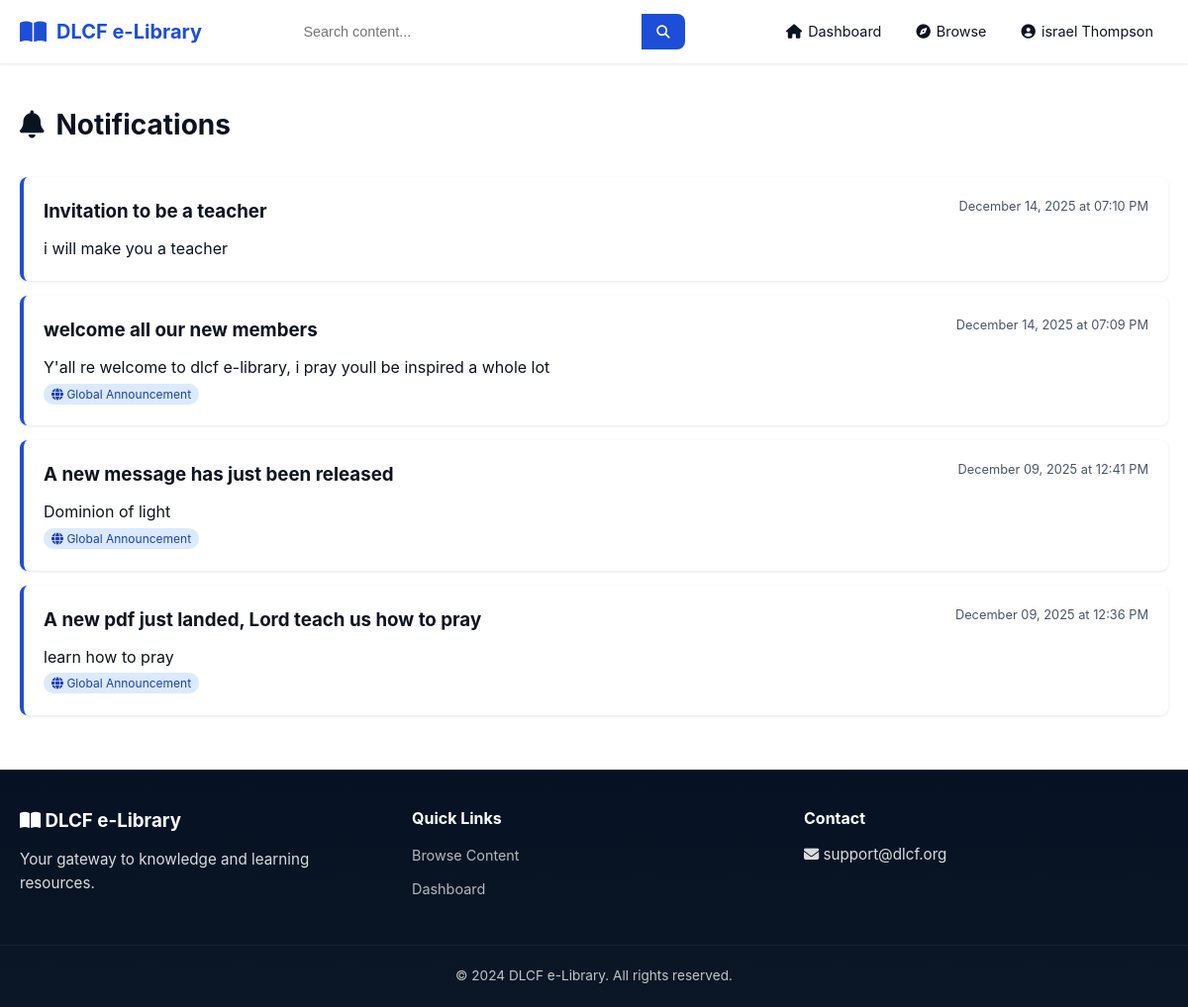
Screenshot of /notifications (signed in) with the database file from the repository.
### models.py (models this page shows, shortened)
class User(UserMixin, db.Model):
    id = db.Column(db.Integer, primary_key=True)
    name = db.Column(db.String(100), nullable=False)
    email = db.Column(db.String(120), unique=True, nullable=False)
    password_hash = db.Column(db.String(255), nullable=False)
    role = db.Column(db.String(20), default='student')
    bio = db.Column(db.Text)
    profile_photo = db.Column(db.String(255))
    created_at = db.Column(db.DateTime, default=datetime.utcnow)
    is_active = db.Column(db.Boolean, default=True)
    contents = db.relationship('Content', backref='uploader', lazy='dynamic')
    activities = db.relationship('ActivityLog', backref='user', lazy='dynamic')
    notifications = db.relationship('Notification', backref='recipient', lazy='dynamic')
    def is_admin(self):
        return self.role == 'admin'
    def can_upload(self):
        return self.role in ['admin', 'teacher']

class Notification(db.Model):
    id = db.Column(db.Integer, primary_key=True)
    title = db.Column(db.String(200), nullable=False)
    message = db.Column(db.Text, nullable=False)
    recipient_id = db.Column(db.Integer, db.ForeignKey('user.id'))
    is_global = db.Column(db.Boolean, default=False)
    is_read = db.Column(db.Boolean, default=False)
    created_at = db.Column(db.DateTime, default=datetime.utcnow)
    sent_at = db.Column(db.DateTime)

### routes/main.py (the view)
@main_bp.route('/notifications')
@login_required
def notifications():
    notifications = Notification.query.filter(
        (Notification.recipient_id == current_user.id) | (Notification.is_global == True)
    ).order_by(desc(Notification.created_at)).all()
    for notif in notifications:
        if notif.recipient_id == current_user.id:
            notif.is_read = True
    db.session.commit()
    return render_template('notifications.html', notifications=notifications)

### templates/notifications.html (shortened to what this page needs)
{% extends "base.html" %}
{% block content %}
<div class="page-container">
    <div class="page-header">
        <h1><i class="fas fa-bell"></i> Notifications</h1>
    </div>
    <div class="notifications-page">
        {% if notifications %}
        <div class="notification-list-full">
            {% for notif in notifications %}
            <div class="notification-card {% if not notif.is_read %}unread{% endif %}">
                <div class="notification-header">
                    <h3>{{ notif.title }}</h3>
                    <span class="notification-time">{{ notif.created_at.strftime('%B %d, %Y at %I:%M %p') }}</span>
                </div>
                <p class="notification-message">{{ notif.message }}</p>
                {% if notif.is_global %}
                <span class="notification-badge global"><i class="fas fa-globe"></i> Global Announcement</span>
                {% endif %}
            </div>
            {% endfor %}
        </div>
        {% else %}
        <div class="empty-state">
            <i class="fas fa-bell-slash"></i>
            <h3>No notifications</h3>
            <p>You're all caught up! Check back later for updates.</p>
        </div>
        {% endif %}
    </div>
</div>
{% endblock %}

### templates/base.html (shortened to what this page needs)
<!DOCTYPE html>
<html lang="en">
<head>
    <link rel="stylesheet" href="{{ url_for('static', filename='css/style.css') }}">
    <link rel="stylesheet" href="https://cdnjs.cloudflare.com/ajax/libs/font-awesome/6.4.0/css/all.min.css">
</head>
<body class="{% if request.endpoint == 'main.index' %}landing{% endif %}" data-endpoint="{{ request.endpoint }}">
    <nav class="navbar">
        <div class="nav-container">
            <a href="{{ url_for('main.index') }}" class="nav-logo">
                <i class="fas fa-book-open"></i>
                <span>DLCF e-Library</span>
            </a>
            {% if current_user.is_authenticated %}
            <div class="nav-search">
                <form action="{{ url_for('main.browse') }}" method="GET">
                    <input type="text" name="q" placeholder="Search content..." value="{{ request.args.get('q', '') }}">
                    <button type="submit"><i class="fas fa-search"></i></button>
                </form>
            </div>
            {% endif %}
            <ul class="nav-menu" id="navMenu">
                {% if current_user.is_authenticated %}
                <li><a href="{{ url_for('main.dashboard') }}"><i class="fas fa-home"></i> Dashboard</a></li>
                <li><a href="{{ url_for('main.browse') }}"><i class="fas fa-compass"></i> Browse</a></li>
                <li class="nav-dropdown">
                    <a href="#" class="dropdown-toggle">
                        <i class="fas fa-user-circle"></i> {{ current_user.name }}
                    </a>
                </li>
                {% else %}
                <li><a href="{{ url_for('auth.login') }}"><i class="fas fa-sign-in-alt"></i> Login</a></li>
                <li><a href="{{ url_for('auth.register') }}" class="btn-nav">Register</a></li>
                {% endif %}
            </ul>
        </div>
    </nav>
    <main class="main-content">
        {% block content %}{% endblock %}
    </main>
    <footer class="footer">
        <div class="footer-content">
            <div class="footer-section">
                <h3><i class="fas fa-book-open"></i> DLCF e-Library</h3>
                <p>Your gateway to knowledge and learning resources.</p>
            </div>
            <div class="footer-section">
                <h4>Quick Links</h4>
                <ul>
                    <li><a href="{{ url_for('main.browse') }}">Browse Content</a></li>
                    <li><a href="{{ url_for('main.dashboard') }}">Dashboard</a></li>
                </ul>
            </div>
            <div class="footer-section">
                <h4>Contact</h4>
                <p><i class="fas fa-envelope"></i> support@dlcf.org</p>
            </div>
        </div>
        <div class="footer-bottom">
            <p>&copy; 2024 DLCF e-Library. All rights reserved.</p>
        </div>
    </footer>
</body>
</html>

### static/css/style.css (style rules this page uses)
:root { --primary-color: #1d4ed8; --primary-dark: #0b3c7b; --secondary-color: #64748b; --success-color: #22c55e; --danger-color: #ef4444; --warning-color: #f59e0b; --info-color: #3b82f6; --dark-color: #1e293b; --light-color: #ffffff; --border-color: rgba(37,99,235,0.06); --text-color: #0b1320; --text-light: #475569; --shadow: 0 1px 3px rgba(0,0,0,0.1); --shadow-md: 0 4px 6px rgba(0,0,0,0.1); --shadow-lg: 0 10px 15px rgba(0,0,0,0.1); --radius: 8px; --radius-lg: 12px; }
:root { --bg: #ffffff; --text: #0b1320; --surface: #ffffff; --muted: #475569; --card-shadow: 0 6px 18px rgba(2,6,23,0.06); }
:root { --lp-bg: var(--bg); --lp-surface: var(--surface); --lp-accent-2: var(--primary-color); --lp-accent: var(--primary-color); --lp-warm: var(--warning-color); --lp-muted: var(--muted); }
:root { --light-color: var(--bg); --text-color: var(--text); --border-color: var(--border-color); }
* { margin: 0; padding: 0; box-sizing: border-box; }
body { font-family: -apple-system, BlinkMacSystemFont, 'Segoe UI', Roboto, Oxygen, Ubuntu, sans-serif; background-color: var(--bg); color: var(--text); line-height: 1.6; min-height: 100vh; display: flex; flex-direction: column; }
a { text-decoration: none; color: var(--primary-color); }
.navbar { background: white; box-shadow: var(--shadow); position: sticky; top: 0; z-index: 1000; }
.nav-container { max-width: 1400px; margin: 0 auto; padding: 0 20px; display: flex; align-items: center; justify-content: space-between; height: 64px; }
.nav-logo { display: flex; align-items: center; gap: 10px; font-size: 1.25rem; font-weight: 700; color: var(--primary-color); }
.nav-logo i { font-size: 1.5rem; }
.nav-search { flex: 1; max-width: 400px; margin: 0 30px; }
.nav-search form { display: flex; background: var(--light-color); border-radius: var(--radius); overflow: hidden; }
.nav-search input { flex: 1; padding: 10px 15px; border: none; background: transparent; font-size: 0.9rem; }
.nav-search button { padding: 10px 15px; border: none; background: var(--primary-color); color: white; cursor: pointer; }
.nav-menu { display: flex; align-items: center; gap: 5px; list-style: none; }
.nav-menu > li > a { padding: 10px 15px; color: var(--text-color); font-size: 0.9rem; border-radius: var(--radius); display: flex; align-items: center; gap: 6px; transition: background 0.2s; }
.nav-dropdown { position: relative; }
.main-content { flex: 1; max-width: 1400px; margin: 0 auto; padding: 20px; width: 100%; }
.page-container { padding: 20px 0; }
.page-header { margin-bottom: 30px; }
.page-header h1 { font-size: 1.75rem; display: flex; align-items: center; gap: 12px; }
.notification-time { font-size: 0.8rem; color: var(--text-light); }
.notification-card { background: white; padding: 20px; border-radius: var(--radius); box-shadow: var(--shadow); margin-bottom: 15px; }
.notification-card.unread { border-left: 4px solid var(--primary-color); }
.notification-header { display: flex; justify-content: space-between; align-items: flex-start; margin-bottom: 10px; }
.notification-badge { font-size: 0.75rem; padding: 3px 8px; border-radius: 10px; background: var(--light-color); color: var(--text-light); }
.notification-badge.global { background: #dbeafe; color: #1e40af; }
.footer { background: linear-gradient(180deg, #061223 0%, #0b1726 100%); color: #f8fafc; margin-top: auto; border-top: 1px solid rgba(255,255,255,0.06); }
.footer-content { max-width: 1400px; margin: 0 auto; padding: 36px 20px; display: grid; grid-template-columns: repeat(auto-fit, minmax(200px, 1fr)); gap: 28px; }
.footer-section h3, .footer-section h4 { margin-bottom: 12px; color: #ffffff; }
.footer-section p { color: rgba(255,255,255,0.85); font-size: 0.95rem; }
.footer-section a { color: rgba(255,255,255,0.92); text-decoration: none; }
.footer-section ul { list-style: none; }
.footer-section ul li { margin-bottom: 8px; }
.footer-section ul a { color: rgba(255,255,255,0.7); font-size: 0.9rem; }
.footer-bottom { border-top: 1px solid rgba(255,255,255,0.06); padding: 20px; text-align: center; font-size: 0.85rem; color: rgba(255,255,255,0.75); background: transparent; }

### rows the page displays
User: name "israel Thompson"
Notification: title "Invitation to be a teacher", created_at "December 14, 2025 at 07:10 PM", message "i will make you a teacher"
Notification: title "welcome all our new members", created_at "December 14, 2025 at 07:09 PM", message "Y'all re welcome to dlcf e-library, i pray youll be inspired a whole lot", is_global True (drawn)
Notification: title "A new message has just been released", created_at "December 09, 2025 at 12:41 PM", message "Dominion of light", is_global True (drawn)
Notification: title "A new pdf just landed, Lord teach us how to pray", created_at "December 09, 2025 at 12:36 PM", message "learn how to pray", is_global True (drawn)
